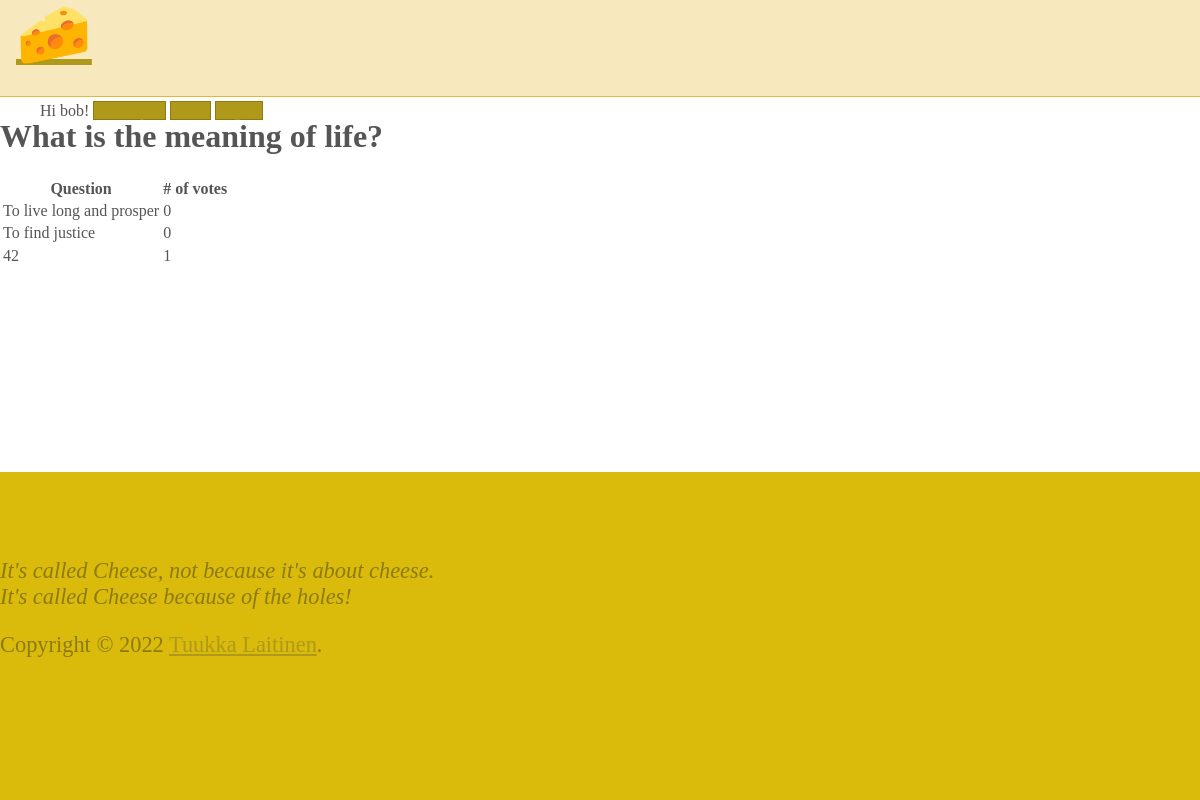
/2/ (signed in), run on the app's committed database.
### polls/models.py (models this page shows, shortened)
class Question(models.Model):
	question_text = models.CharField(max_length=200)
	pub_date = models.DateTimeField('date published')
	owner = models.ForeignKey(User, on_delete=models.CASCADE)
	def __str__(self) -> str:
		return self.question_text

class Choice(models.Model):
	question = models.ForeignKey(Question, on_delete=models.CASCADE)
	choice_text = models.CharField(max_length=200)
	votes = models.IntegerField(default=0)
	def __str__(self) -> str:
		return self.choice_text

### polls/views.py (the view)
# urls.py: path('<int:question_id>/', views.detail, name='detail'),
def detail(request, question_id):
	print('DETAIL')
	question = get_object_or_404(Question, pk=question_id)
	choices = Choice.objects.filter(question__pk=question_id)
	print(question)
	print(choices)
	print(Vote.objects.filter(choice__in=choices))
	if len(Vote.objects.filter(voter=request.user.id,choice__in=choices)) > 0:
		return results(request, question_id)
	return render(request, 'polls/detail.html', {'question': question})

### polls/models.py (called while the page is built)
	def __str__(self) -> str:
		return f'{self.voter} voted for {self.choice}'

### polls/views.py (called while the page is built)
def results(request, question_id):
	question = get_object_or_404(Question, pk=question_id)
	return render(request, 'polls/results.html', {'question': question})

### polls/templates/polls/results.html
{% extends 'base.html' %}
{% block content %}
<h1>{{ question.question_text }}</h1>
{% if question.choice_set.count > 0 %}
<table>
    <thead>
        <tr>
            <th>Question</th>
            <th># of votes</th>
        </tr>
    </thead>
    <tbody>
    {% for choice in question.choice_set.all %}
        <tr>
            <td>{{ choice.choice_text }}</td>
            <td>{{ choice.votes }}</td>
        </tr>
    {% endfor %}
    </tbody>
</table>
{% else %}
<p>No choices for this question</p>
{% endif %}
{% endblock %}

### polls/templates/base.html (shortened to what this page needs)
{% load static %}
<!DOCTYPE html>
<html lang="en">
<head>
    <link rel="stylesheet" href="https://cdnjs.cloudflare.com/ajax/libs/normalize/8.0.1/normalize.css" />
    <link rel="stylesheet" href="https://cdnjs.cloudflare.com/ajax/libs/milligram/1.4.1/milligram.css" />
    <link rel="stylesheet" type="text/css" href="{% static 'polls/style.css' %}" />
</head>
<body>
    <nav>
        <div class="container">
            <a class="logo" href="{% url 'polls:index' %}">🧀</a>
            <ul class="navigation-list float-right">
                {% if user.is_authenticated %}
                <li><span>Hi {{ user.username }}!</span></li>
                {% endif %}
                <li><a class="button" href="{% url 'polls:create' %}">Create poll</a></li>
                <li><a class="button" href="{% url 'polls:index' %}">Home</a></li>
                {% if user.is_authenticated %}
                <li><a class="button" href="/logout">Logout</a></li>
                {% else %}
                <li><a class="button" href="/login">Login</a></li>
                {% endif %}
            </ul>
        </div>
    </nav>
    <div class="container">
        {% block content %}{% endblock %}
    </div>
    <footer class="footer">
        <div class="container">
                <p><em>It's called Cheese, not because it's about cheese.<br/>
                    It's called Cheese because of the holes!</em></p>
            <span>Copyright © 2022 <a class="Link" href="https://github.com/tuukkalai" rel="noopener" target="_blank">Tuukka Laitinen</a>.</span>
        </div>
    </footer>
</body>
</html>

### polls/static/polls/style.css (style rules this page uses)
body { color: #555; position: relative; min-height: 100vh; }
body::after { content: ''; display: block; height: 200px; }
a { color: #af991b; }
nav { background-color: #f7e8bd; border-bottom: .1rem solid #e2b83b; height: 6rem; margin-bottom: 1rem; }
nav .logo { font-size: 3.8rem; padding-left: 1rem; }
nav .navigation-list { list-style-type: none; padding-top: 1rem; }
nav .navigation-list > li { display: inline; margin-top: 10px; }
.button, button, input[type="button"], input[type="reset"], input[type="submit"] { background-color: #af991b; border: 0.1rem solid #8d7a10; }
.footer { position: absolute; bottom: 0; height: 200px; background: #daba0b; color: #8d7a10; display: block; font-size: 1.4rem; max-width: 100%; padding: 4rem 0; width: 100%; }

### data on the page
Question: question_text "What is the meaning of life?"
Choice: choice_text "To live long and prosper", votes "0"
Choice: choice_text "To find justice", votes "0"
Choice: choice_text "42", votes "1"

### other printed values
{{ user.username }} "bob"
